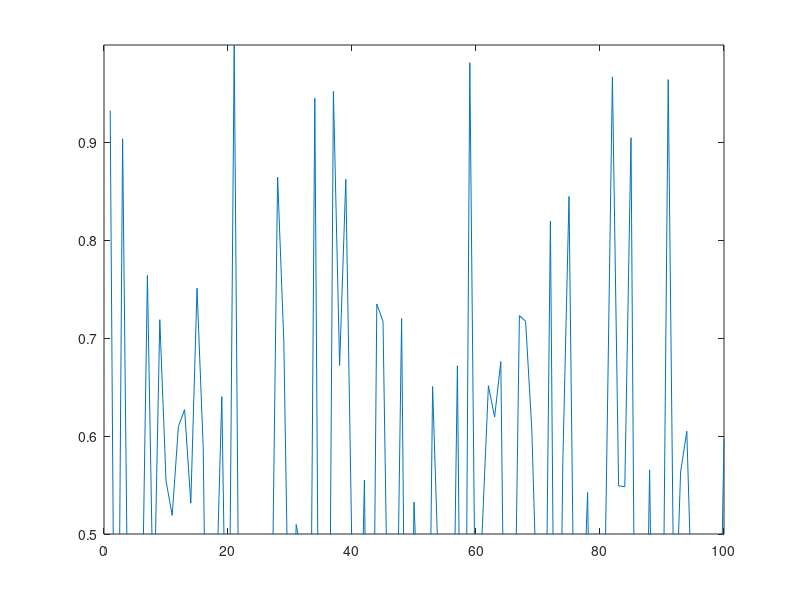

This chart was generated by the following MATLAB code:
function result = test_ylim_003
result = false;
a = figure;
plot(rand(1,100));
ylim([.5,inf]);
drawnow
g = ylim;
drawnow;
result = all(g == [.5,1]);
close(a);
